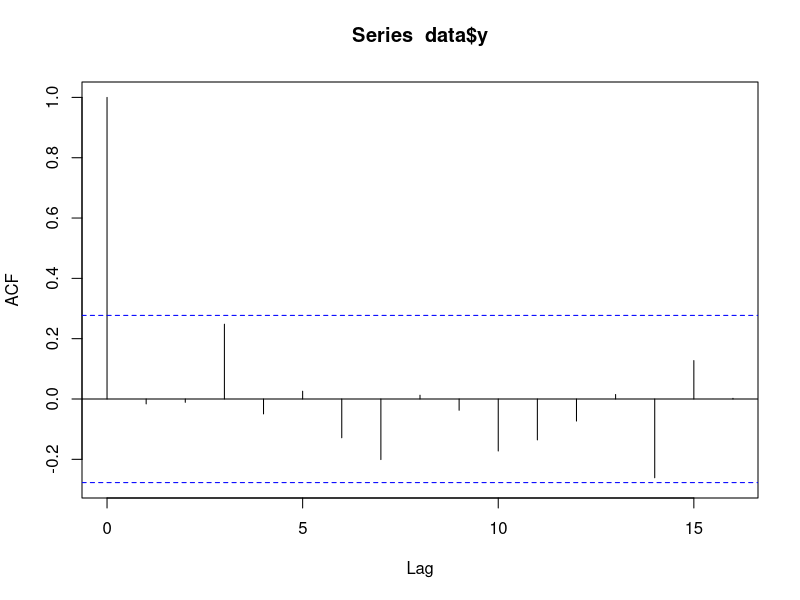
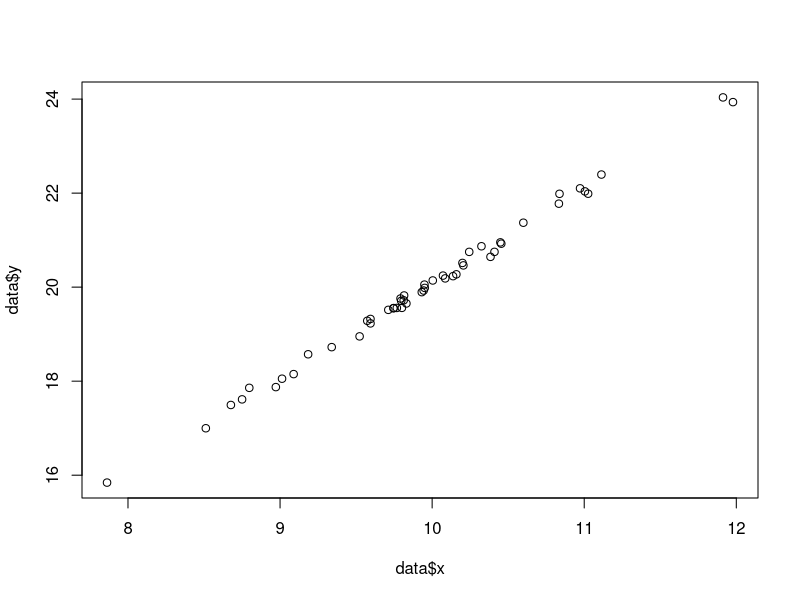
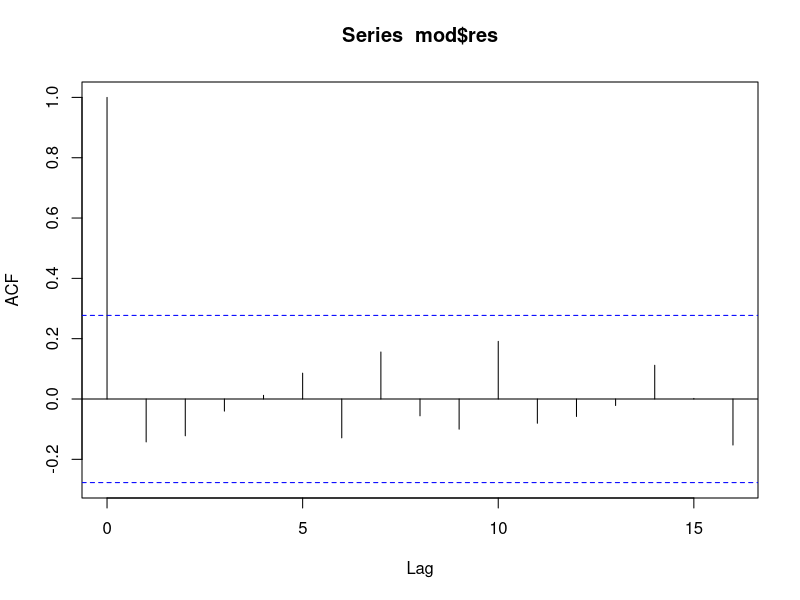
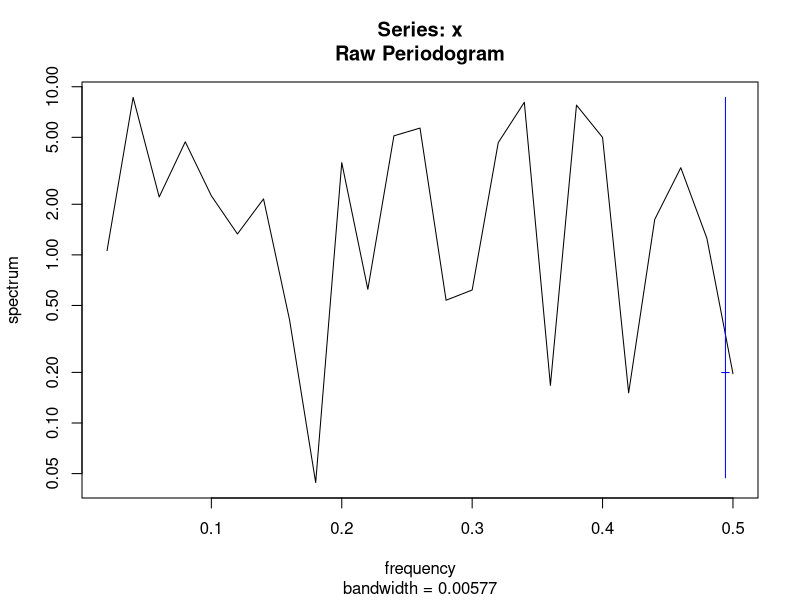
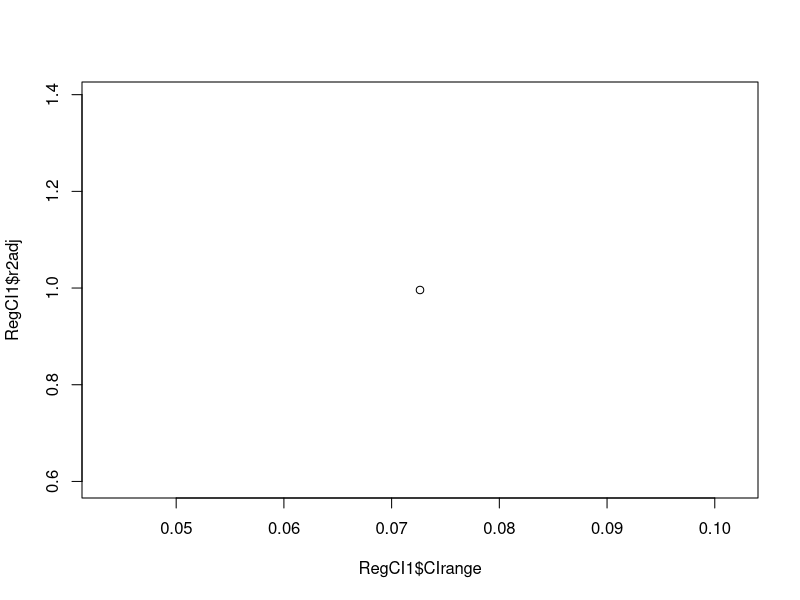

These charts were generated, in order, by the following R code: (Note: this script raises an error after producing the figures.)
rm(list=ls())


Skew  <-  function(x) {
    n  <-  length(x)
    (n/((n-1)*(n-2))) * sum(((x-mean(x))/sd(x))^3)
}

makedata <- function(n, b0=0.1, b1=2, sd.x = 1, sd.e = 0.1) {
    x <- rnorm(n, mean=10,sd=sd.x)
    e <- rnorm(n, sd=sd.e)
    y <- b0 + b1*x + e
    list(
        'y'          = y,
        'x'          = x
    )
}

doReg <- function(y, x) {
    X           <-  matrix(cbind(1, x), ncol=2)
    bHat        <-  (solve(t(X) %*% X)) %*% t(X) %*% y
    yHat        <-  X %*% bHat
    sigmaHatUb  <-  sum((y - yHat)^2) / (length(y) - 2)
    stdResid    <-  (y - yHat) / sqrt(sigmaHatUb)
    r2          <- 1 - ((sum((y - yHat)^2)) / (sum((y - mean(y))^2)))
    r2adj       <- r2 - (1 - r2) * (2/(length(x) - 2 - 1))
    list(
        'y'          = y,
        'x'          = x,
        'bHat'       = bHat,
        'yHat'       = yHat,
        'sigmaHatUb' = sigmaHatUb,
        'stdResid'   = stdResid,
        'r2'         = r2,
        'r2adj'      = r2adj
    )
}





doRegCI <- function(y, x) {
    X           <-  matrix(cbind(1, x), ncol=2)
    bHat        <-  (solve(t(X) %*% X)) %*% t(X) %*% y
    yHat        <-  X %*% bHat
    sigmaHatUb  <-  sum((y - yHat)^2) / (length(y) - 2)
    vcov        <-  sigmaHatUb * (solve(t(X) %*% X))
    b1.CI       <-  bHat[2,] + qt(c(0.025,0.975),df=(length(x)-2))*sqrt(diag(vcov))[2]
    CIrange     <-  b1.CI[2] - b1.CI[1]
    stdResid    <-  (y - yHat) / sqrt(sigmaHatUb)
    r2          <-  1 - ((sum((y - yHat)^2)) / (sum((y - mean(y))^2)))
    r2adj       <-  r2 - (1 - r2) * (2/(length(x) - 2 - 1))
    skew        <-  Skew(stdResid) 
    list(
        'y'          = y,
        'x'          = x,
        'bHat'       = bHat,
        'yHat'       = yHat,
        'sigmaHatUb' = sigmaHatUb,
        'vcov'       = vcov,
        'b1.CI'      = b1.CI,
        'CIrange'    = CIrange,
        'stdResid'   = stdResid,
        'r2'         = r2,
        'r2adj'      = r2adj,
        'skew'       = skew
    )
}



data <- makedata(50)
Reg1 <- doReg(data$y, data$x)
RegCI1 <- doRegCI(data$y, data$x)
lm1 <- lm(data$y ~ data$x)
vcov(lm1)
summary(lm1)
confint(lm1)
RegCI1$b1.CI
RegCI1$CIrange



test <- acf(data$y)$acf

plot(data$y ~ data$x)
mod <- lm(data$y ~ data$x)
acf(mod$res)

spectrum(data$y)
plot(RegCI1$r2adj ~ RegCI1$CIrange)


plot(data$D ~ data$time)
mod <- lm(data$D ~ data$time)
plot(mod)
acf(mod$res, lag.max=100)

acf


(solve(t(X) %*% X))
        
H <- X %*% (solve(t(X) %*% X)) %*% t(X)
SSE <- (t(y) %*% (diag(nrow(X)) - H) %*% y)/(nrow(X) - 2)

l <- X[,1]
M <- l %*% (solve(t(l) %*% l)) %*% t(l)
MSE <- (t(y) %*% (diag(nrow(X)) - M) %*% y)/(nrow(X) - 1)

1 - SSE/MSE


(solve(t(X) %*% X))


col1 <- adjustcolor('blue', alpha=0.2)
col2 <- adjustcolor('red', alpha=0.1)



##  SIMULATIONS EXAMINING RELATIONS BETWEEN r2, r2adj ~ sample size  ##
r <- c()
radj <- c()

for (j in 0:100) {
    testdat <- makedata(n=200, sd.x = 2, sd.e = 1)
    ns <- c(5:length(testdat$x))
    for (i in 1:length(ns)) {
        reg <- doReg(testdat$y[1:ns[i]], testdat$x[1:ns[i]])
        r[(j*length(ns))+i]    <- reg$r2
        radj[(j*length(ns))+i] <- reg$r2adj
    }
}

par(mfrow=c(2,2))
plot(r~rep(ns,times=101), ylim=c(0,1), pch=21, col=NA, bg=col1, xlab="Sample size")
points(radj~rep(ns,times=101), pch=21, col=NA, bg=col2)
legend(x=(length(ns)*0.8), y=0.8,c("r2", "r2.adj"), cex=1.25, pch=21, col=NA, fill=c(col1,col2))
plot(density(r), type='l', lwd=4, col="blue")
lines(density(radj), lwd=4, col="red")
legend(x=0.6, y=(max(density(radj)$y *0.9)),c("r2", "r2.adj"), cex=1.25, lty=1, lwd=4, col=c("blue","red"))
plot(testdat$y~testdat$x, pch=21, bg="grey80")




par(mfrow=c(2,2))
r <- c()
radj <- c()
testdat <- makedata(n=300, sd.e = 1)
ns <- c(5:length(testdat$x))
for (i in 1:length(ns)) {
    reg <- doReg(testdat$y[1:ns[i]], testdat$x[1:ns[i]])
    r[i]    <- reg$r2
    radj[i] <- reg$r2adj
}


plot(r, pch=21, bg='grey80')
points(radj, pch=21, bg='red')
hist(r, breaks=40)
plot(testdat$y ~ testdat$x, pch=21, bg="grey80")












##  SIMULATIONS exploring the relation between CIrange and r2  ##
skew <- c()
r <- c()
radj <- c()
CIrange <- c()
for (i in 1:100) {
    testdat <- makedata(n=200, b1 = -5, sd.x = 2, sd.e = 1)
    reg <- doRegCI(testdat$y, testdat$x)
    skew[i] <- reg$skew
    r[i]    <- reg$r2
    radj[i] <- reg$r2adj
    CIrange[i]    <- reg$CIrange
}


col1 <- adjustcolor('blue', alpha=0.6)
col2 <- adjustcolor('red', alpha=0.6)
col3 <- adjustcolor('green', alpha=0.6)

par(mfrow=c(2,2))
plot(r~CIrange,  pch=21, col=1, bg=col1, xlab="C.I. Range")
points(radj~CIrange, pch=21, col=1, bg=col2)
plot(r~skew,  pch=21, col=1, bg=col1, xlab="skew")
points(radj~skew, pch=21, col=1, bg=col2)
plot(CIrange~skew, pch=21, col=1, bg=col3)


summary(lm(radj~CIrange))



skew <- c()
r <- c()
radj <- c()
CIrange <- c()
testdat <- makedata(n=200, b1 = 0.2, sd.x = 2, sd.e = 1)
ns <- c(5:length(testdat$x))
for (i in 1:length(ns)) {
    reg <- doRegCI(testdat$y[1:ns[i]], testdat$x[1:ns[i]])
    r[i]    <- reg$r2
    radj[i] <- reg$r2adj
    CIrange[i]    <- reg$CIrange
    skew[i]    <- reg$skew
}



par(mfrow=c(2,3))
plot(r~ns, ylim=c(0,1), pch=21, col=NA, bg=col1, xlab="Sample size")
points(radj~ns, pch=21, col=NA, bg=col2)
legend(x=(length(ns)*0.8), y=0.8,c("r2", "r2.adj"), cex=1.25, pch=21, col=NA, fill=c(col1,col2))
plot(CIrange~ns, ylim=c(0,1), pch=21, col=NA, bg=col1, xlab="Sample size")
plot(radj~CIrange, pch=21, col=NA, bg=col2, xlab="CIrange")
plot(radj~abs(skew), ylim=c(0,1), pch=21, col=NA, bg=col2, xlab="skew")
plot(abs(skew)~CIrange, ylim=c(0,1), pch=21, col=NA, bg=col1, xlab="CIrange")
plot(abs(skew)~ns, ylim=c(0,1), pch=21, col=NA, bg=col1, xlab="Sample size")




##  Multiple Data Sets  ##

col1 <- adjustcolor('blue', alpha=0.2)
col2 <- adjustcolor('red', alpha=0.1)

skew <- c()
r <- c()
radj <- c()
CIrange <- c()
for (j in 0:100) {
    testdat <- makedata(n=200, b1 = 0.2, sd.x = 2, sd.e = 1)
    ns <- c(5:length(testdat$x))
    for (i in 1:length(ns)) {
        reg <- doRegCI(testdat$y[1:ns[i]], testdat$x[1:ns[i]])
        r[(j*length(ns))+i]    <- reg$r2
        radj[(j*length(ns))+i] <- reg$r2adj
        CIrange[(j*length(ns))+i]    <- reg$CIrange
        skew[(j*length(ns))+i]    <- reg$skew
    }
}


par(mfrow=c(2,3))
plot(r~rep(ns,times=101), ylim=c(0,1), pch=21, col=NA, bg=col1, xlab="Sample size")
points(radj~rep(ns,times=101), pch=21, col=NA, bg=col2)
legend(x=(length(ns)*0.8), y=0.8,c("r2", "r2.adj"), cex=1.25, pch=21, col=NA, fill=c(col1,col2))
plot(CIrange~rep(ns,times=101), ylim=c(0,1), pch=21, col=NA, bg=col1, xlab="Sample size")
plot(radj~CIrange, pch=21, col=NA, bg=col1, xlab="CIrange")
plot(radj~skew, ylim=c(0,1), pch=21, col=NA, bg=col1, xlab="skew")
plot(CIrange~skew, ylim=c(0,1), pch=21, col=NA, bg=col1, xlab="skew")

lm1 <- lm(radj~CIrange)
summary(lm1)
plot(radj~CIrange, pch=21, col=NA, bg=col1, xlab="CIrange")
abline(reg=lm1)






        sigmaHatUb  <-  sum((y - (X %*% bHat))^2)/(length(y) - 2)
        vcov        <-  sigmaHatUb * (solve(t(X) %*% diag(w) %*% X))
        b1.CI       <-  bHat[2,] + qt(c(0.025,0.975),df=(length(x)-2))*sqrt(diag(vcov))[2]
        stdResid    <-  (y - yHat) / sqrt(sigmaHatUb)
        r2          <-  1 - ((sum((y - yHat)^2)) / (sum((y - mean(y))^2)))
        r2adj       <- r2 - (1 - r2) * (2/(length(x) - 2 - 1))
